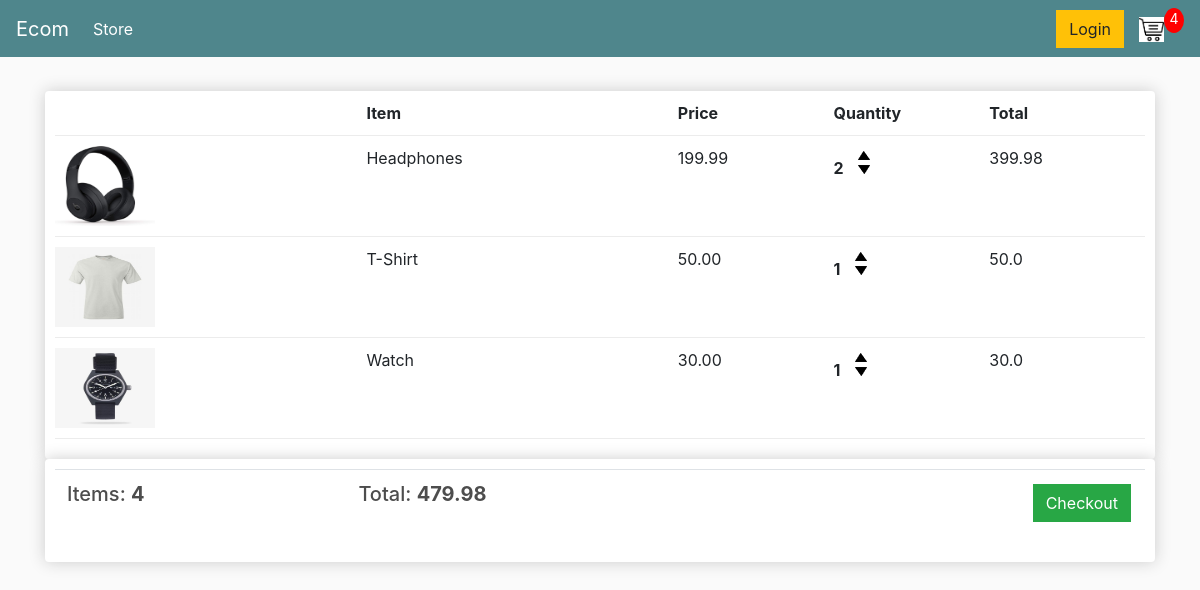
The app's page /cart/ (signed in) with its own data.
### store/models.py (models this page shows, shortened)
class OrderItem(models.Model):
    product = models.ForeignKey(Product, on_delete=models.SET_NULL, blank=True, null=True)
    order = models.ForeignKey(Order, on_delete=models.SET_NULL, blank=True, null=True)
    quantity = models.IntegerField(default=0, null=True, blank=True)
    date_added = models.DateTimeField(auto_now_add=True)
    @property
    def get_total(self):
        total = self.product.price * self.quantity
        return total

class Product(models.Model):
    name = models.CharField(max_length=200, null=True)
    price = models.FloatField()
    digital = models.BooleanField(default=False, null=True, blank=False)
    image = models.ImageField(null=True, blank=True)
    @property
    def imageUrl(self):
        try:
            url = self.image.url
        except:
            url = ''
        return url

class Order(models.Model):
    customer = models.ForeignKey(Customer, on_delete=models.SET_NULL, blank=True, null=True)
    date_ordered = models.DateTimeField(auto_now_add=True)
    complete = models.BooleanField(default=False, blank=False, null=True)
    transaction_id = models.CharField(max_length=200, null=True)
    @property
    def get_cart_total(self):
        orderitems = self.orderitem_set.all()
        total = sum([item.get_total for item in orderitems])
        return total
    @property
    def get_cart_items(self):
        orderitems = self.orderitem_set.all()
        total = sum([item.quantity for item in orderitems])
        return total

### store/views.py (the view)
# urls.py: path('cart/', views.cart, name='cart'),
def cart(request):
    if request.user.is_authenticated:
        customer = request.user.customer
        order, created = Order.objects.get_or_create(customer=customer, complete=False)
        items = OrderItem.objects.filter(order=order)
        cartItems = order.get_cart_items
    else:
        items = []
        order = {'get_cart_items':0, 'get_cart_total':0}
    data = request.body
    print(data)
    context = {'items':items, 'order':order, 'cartItems':cartItems}
    return render(request,"store/cart.html",context)

### store/templates/store/cart.html
{% extends 'store/main.html' %}
{% load static %}
{% block content %}
<div class="row">
    <div class="col-lg-12">
        <div class="box-element">
            <div class="cart-row">
                <div style="flex:2"></div>
                <div style="flex:2"><strong>Item</strong></div>
                <div style="flex:1"><strong>Price</strong></div>
                <div style="flex:1"><strong>Quantity</strong></div>
                <div style="flex:1"><strong>Total</strong></div>
            </div>
            {% for item in items %}
            <div class="cart-row">
                <div style="flex:2"><img class="row-image" src="{{item.product.imageUrl}}" width="200" height="80"></div>
                <div style="flex:2"><p>{{item.product.name}}</p></div>
                <div style="flex:1"><p>{{item.product.price|floatformat:2}}</p></div>
                <div style="flex:1">
                    <p class="quantity">{{item.quantity}}</p>
                    <div class="quantity">
                        <img data-product="{{item.product.id}}" data-action="add" class="chg-quantity update-cart" src="{% static  'images/arrow-up.png' %}">
                        <img data-product="{{item.product.id}}" data-action="remove" class="chg-quantity update-cart" src="{% static  'images/arrow-down.png' %}">
                    </div>
                </div>
                <div style="flex:1"><p>{{item.get_total}}</p></div>
            </div>
            {% endfor %}
        </div>
        <div class="box-element">
            <table class="table">
                <tr>
                    <th><h5>Items: <strong>{{order.get_cart_items}}</strong></h5></th>
                    <th><h5>Total: <strong>{{order.get_cart_total|floatformat:2}}</strong></h5></th>
                    <th>
                        <a style="float: right; margin: 2px;" class="btn btn-success" href="{% url 'checkout' %}">Checkout</a>
                    </th>
                </tr>
            </table>
        </div>
    </div>
</div>
{% endblock content %}

### static/css/main.css (style rules this page uses)
body { background-color: hsl(0, 0%, 98%); }
h1, h2, h3, h4, h5, h6 { color: hsl(0, 0%, 30%); }
.box-element { box-shadow: hsl(0, 0%, 80%) 0 0 16px; background-color: #fff; border-radius: 4px; padding: 10px; }
.col-lg-4, .col-lg-6, .col-lg-8, .col-lg-12 { margin-top: 10px; }
.btn { border-radius: 0; }
.row-image { width: 100px; }
.cart-row { display: flex; align-items: flex-stretch; padding-bottom: 10px; margin-bottom: 10px; border-bottom: 1px solid #ececec; }
.quantity { display: inline-block; font-weight: 700; padding-right: 10px; }
.chg-quantity { width: 12px; cursor: pointer; display: block; margin-top: 5px; transition: 0.1s; }

### records on screen
OrderItem: product.imageUrl (picture), product.name "Headphones", product.price "199.99", quantity "2", get_total "399.98"
OrderItem: product.imageUrl (picture), product.name "T-Shirt", product.price "50.00", quantity "1", get_total "50.0"
OrderItem: product.imageUrl (picture), product.name "Watch", product.price "30.00", quantity "1", get_total "30.0"
Order: get_cart_items "4", get_cart_total "479.98"

### other values on screen
{{ cartItems }} "4"
